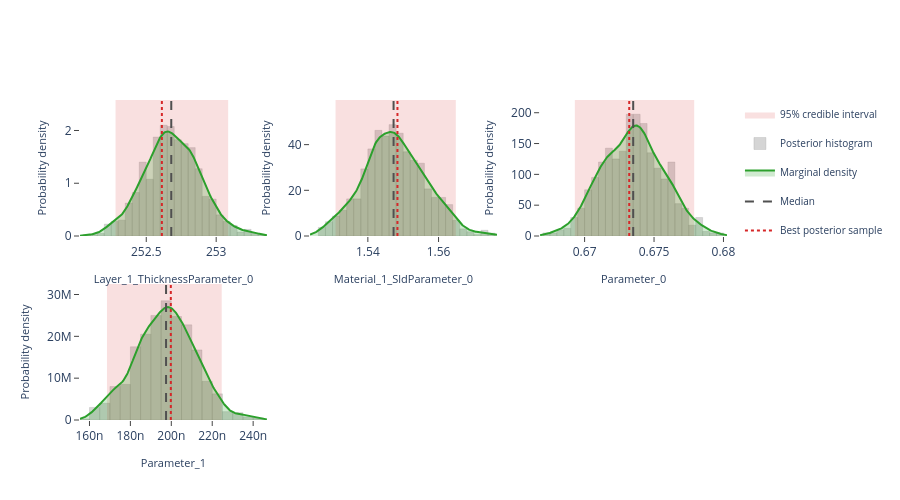

Source (notebook cell):
### Markdown cell above
## Interactive posterior plots

The next three cells render the same Plotly figures that are shown on the
Bayesian Posterior tab of the EasyReflectometryApp:

* **Marginals** — per-parameter distribution: histogram + smooth KDE marginal,
  shaded 95% credible interval, and median / best-sample lines
  (`plot_distribution` or `posterior.distribution()`)
* **Corner plot** — pairwise marginals + 2-D contours + scatter (`plot_corner`)
* **Traces** — per-chain trace + marginal histogram (`plot_trace`)

The standalone helpers are called with ``return_figure=True`` so they return a
Plotly ``Figure`` that we render in the notebook with ``fig.show()``; the
``PosteriorResults`` methods return the figure directly.

### Code cell
# ---- Marginal posterior distributions ---------------------------------------
# One panel per free parameter, each overlaying the posterior histogram, a
# smooth Gaussian-KDE marginal, the shaded 95% credible interval, and the
# median / best-sample reference lines.  Mirrors the "Marginals" sub-tab in
# the EasyReflectometryApp.

# The PosteriorResults method passes ``logp`` through automatically so the
# best posterior sample (MAP) line is drawn:
fig = posterior.distribution()
fig.show()

# Standalone equivalent (pass ``logp`` to get the best-sample line):
# fig = plot_distribution(
#     posterior.draws,
#     posterior.param_names,
#     logp=posterior.logp,
#     return_figure=True,
# )
# fig.show()

### Figure 1 — Plotly figure (JSON) as saved in the notebook; plotly's stock layout.template omitted (floating-point values rounded to 4 significant figures; data arrays with more than 128 entries replaced by an {"elided": "..."} marker saying what was removed)
{"data": [{"fill": "toself", "fillcolor": "rgba(214, 39, 40, 0.14)", "hoverinfo": "skip", "legendgroup": "95% credible interval", "line": {"color": "rgba(214, 39, 40, 0.14)", "width": 0}, "mode": "lines", "name": "95% credible interval", "showlegend": true, "type": "scatter", "x": [252.3, 253.1, 253.1, 252.3, 252.3], "xaxis": "x", "y": [0.0, 0.0, 2.578, 2.578, 0.0], "yaxis": "y"}, {"histnorm": "probability density", "hovertemplate": "sample=%{x:.4f}<br>density: %{y:.2f}<extra></extra>", "legendgroup": "histogram", "marker": {"color": "rgba(120, 120, 120, 0.38)", "line": {"color": "rgba(120, 120, 120, 0.24)", "width": 1}}, "name": "Posterior histogram", "nbinsx": 40, "opacity": 0.82, "showlegend": true, "type": "histogram", "x": {"elided": "800 float values"}, "xaxis": "x", "yaxis": "y"}, {"fill": "tozeroy", "fillcolor": "rgba(44, 160, 44, 0.22)", "hovertemplate": "Layer_1_ThicknessParameter_0: %{x:.4f}<br>density: %{y:.4f}<extra></extra>", "legendgroup": "marginal", "line": {"color": "rgb(44, 160, 44)", "width": 2}, "mode": "lines", "name": "Marginal density", "showlegend": true, "type": "scatter", "x": {"elided": "256 float values"}, "xaxis": "x", "y": {"elided": "256 float values"}, "yaxis": "y"}, {"hovertemplate": "Median: %{x:.4f}<extra></extra>", "legendgroup": "Median", "line": {"color": "rgb(80, 80, 80)", "dash": "dash", "width": 2}, "mode": "lines", "name": "Median", "showlegend": true, "type": "scatter", "x": [252.7, 252.7], "xaxis": "x", "y": [0.0, 2.578], "yaxis": "y"}, {"hovertemplate": "Best posterior sample: %{x:.4f}<extra></extra>", "legendgroup": "Best posterior sample", "line": {"color": "rgb(214, 39, 40)", "dash": "dot", "width": 2}, "mode": "lines", "name": "Best posterior sample", "showlegend": true, "type": "scatter", "x": [252.6, 252.6], "xaxis": "x", "y": [0.0, 2.578], "yaxis": "y"}, {"fill": "toself", "fillcolor": "rgba(214, 39, 40, 0.14)", "hoverinfo": "skip", "legendgroup": "95% credible interval", "line": {"color": "rgba(214, 39, 40, 0.14)", "width": 0}, "mode": "lines", "name": "95% credible interval", "showlegend": false, "type": "scatter", "x": [1.531, 1.565, 1.565, 1.531, 1.531], "xaxis": "x2", "y": [0.0, 0.0, 59.54, 59.54, 0.0], "yaxis": "y2"}, {"histnorm": "probability density", "hovertemplate": "sample=%{x:.4f}<br>density: %{y:.2f}<extra></extra>", "legendgroup": "histogram", "marker": {"color": "rgba(120, 120, 120, 0.38)", "line": {"color": "rgba(120, 120, 120, 0.24)", "width": 1}}, "name": "Posterior histogram", "nbinsx": 40, "opacity": 0.82, "showlegend": false, "type": "histogram", "x": {"elided": "800 float values"}, "xaxis": "x2", "yaxis": "y2"}, {"fill": "tozeroy", "fillcolor": "rgba(44, 160, 44, 0.22)", "hovertemplate": "Material_1_SldParameter_0: %{x:.4f}<br>density: %{y:.4f}<extra></extra>", "legendgroup": "marginal", "line": {"color": "rgb(44, 160, 44)", "width": 2}, "mode": "lines", "name": "Marginal density", "showlegend": false, "type": "scatter", "x": {"elided": "256 float values"}, "xaxis": "x2", "y": {"elided": "256 float values"}, "yaxis": "y2"}, {"hovertemplate": "Median: %{x:.4f}<extra></extra>", "legendgroup": "Median", "line": {"color": "rgb(80, 80, 80)", "dash": "dash", "width": 2}, "mode": "lines", "name": "Median", "showlegend": false, "type": "scatter", "x": [1.547, 1.547], "xaxis": "x2", "y": [0.0, 59.54], "yaxis": "y2"}, {"hovertemplate": "Best posterior sample: %{x:.4f}<extra></extra>", "legendgroup": "Best posterior sample", "line": {"color": "rgb(214, 39, 40)", "dash": "dot", "width": 2}, "mode": "lines", "name": "Best posterior sample", "showlegend": false, "type": "scatter", "x": [1.548, 1.548], "xaxis": "x2", "y": [0.0, 59.54], "yaxis": "y2"}, {"fill": "toself", "fillcolor": "rgba(214, 39, 40, 0.14)", "hoverinfo": "skip", "legendgroup": "95% credible interval", "line": {"color": "rgba(214, 39, 40, 0.14)", "width": 0}, "mode": "lines", "name": "95% credible interval", "showlegend": false, "type": "scatter", "x": [0.6693, 0.6779, 0.6779, 0.6693, 0.6693], "xaxis": "x3", "y": [0.0, 0.0, 220.6, 220.6, 0.0], "yaxis": "y3"}, {"histnorm": "probability density", "hovertemplate": "sample=%{x:.4f}<br>density: %{y:.2f}<extra></extra>", "legendgroup": "histogram", "marker": {"color": "rgba(120, 120, 120, 0.38)", "line": {"color": "rgba(120, 120, 120, 0.24)", "width": 1}}, "name": "Posterior histogram", "nbinsx": 40, "opacity": 0.82, "showlegend": false, "type": "histogram", "x": {"elided": "800 float values"}, "xaxis": "x3", "yaxis": "y3"}, {"fill": "tozeroy", "fillcolor": "rgba(44, 160, 44, 0.22)", "hovertemplate": "Parameter_0: %{x:.4f}<br>density: %{y:.4f}<extra></extra>", "legendgroup": "marginal", "line": {"color": "rgb(44, 160, 44)", "width": 2}, "mode": "lines", "name": "Marginal density", "showlegend": false, "type": "scatter", "x": {"elided": "256 float values"}, "xaxis": "x3", "y": {"elided": "256 float values"}, "yaxis": "y3"}, {"hovertemplate": "Median: %{x:.4f}<extra></extra>", "legendgroup": "Median", "line": {"color": "rgb(80, 80, 80)", "dash": "dash", "width": 2}, "mode": "lines", "name": "Median", "showlegend": false, "type": "scatter", "x": [0.6735, 0.6735], "xaxis": "x3", "y": [0.0, 220.6], "yaxis": "y3"}, {"hovertemplate": "Best posterior sample: %{x:.4f}<extra></extra>", "legendgroup": "Best posterior sample", "line": {"color": "rgb(214, 39, 40)", "dash": "dot", "width": 2}, "mode": "lines", "name": "Best posterior sample", "showlegend": false, "type": "scatter", "x": [0.6732, 0.6732], "xaxis": "x3", "y": [0.0, 220.6], "yaxis": "y3"}, {"fill": "toself", "fillcolor": "rgba(214, 39, 40, 0.14)", "hoverinfo": "skip", "legendgroup": "95% credible interval", "line": {"color": "rgba(214, 39, 40, 0.14)", "width": 0}, "mode": "lines", "name": "95% credible interval", "showlegend": false, "type": "scatter", "x": [1.686e-07, 2.246e-07, 2.246e-07, 1.686e-07, 1.686e-07], "xaxis": "x4", "y": [0.0, 0.0, 32510000.0, 32510000.0, 0.0], "yaxis": "y4"}, {"histnorm": "probability density", "hovertemplate": "sample=%{x:.4f}<br>density: %{y:.2f}<extra></extra>", "legendgroup": "histogram", "marker": {"color": "rgba(120, 120, 120, 0.38)", "line": {"color": "rgba(120, 120, 120, 0.24)", "width": 1}}, "name": "Posterior histogram", "nbinsx": 40, "opacity": 0.82, "showlegend": false, "type": "histogram", "x": {"elided": "800 float values"}, "xaxis": "x4", "yaxis": "y4"}, {"fill": "tozeroy", "fillcolor": "rgba(44, 160, 44, 0.22)", "hovertemplate": "Parameter_1: %{x:.4f}<br>density: %{y:.4f}<extra></extra>", "legendgroup": "marginal", "line": {"color": "rgb(44, 160, 44)", "width": 2}, "mode": "lines", "name": "Marginal density", "showlegend": false, "type": "scatter", "x": {"elided": "256 float values"}, "xaxis": "x4", "y": {"elided": "256 float values"}, "yaxis": "y4"}, {"hovertemplate": "Median: %{x:.4f}<extra></extra>", "legendgroup": "Median", "line": {"color": "rgb(80, 80, 80)", "dash": "dash", "width": 2}, "mode": "lines", "name": "Median", "showlegend": false, "type": "scatter", "x": [1.974e-07, 1.974e-07], "xaxis": "x4", "y": [0.0, 32510000.0], "yaxis": "y4"}, {"hovertemplate": "Best posterior sample: %{x:.4f}<extra></extra>", "legendgroup": "Best posterior sample", "line": {"color": "rgb(214, 39, 40)", "dash": "dot", "width": 2}, "mode": "lines", "name": "Best posterior sample", "showlegend": false, "type": "scatter", "x": [1.998e-07, 1.998e-07], "xaxis": "x4", "y": [0.0, 32510000.0], "yaxis": "y4"}], "layout": {"barmode": "overlay", "height": 500, "legend": {"font": {"size": 10}}, "plot_bgcolor": "white", "showlegend": true, "xaxis": {"anchor": "y", "domain": [0.0, 0.2889], "range": [252.0, 253.4], "showgrid": false, "ticks": "outside", "title": {"font": {"size": 11}, "text": "Layer_1_ThicknessParameter_0"}, "zeroline": false}, "xaxis2": {"anchor": "y2", "domain": [0.3556, 0.6444], "range": [1.524, 1.577], "showgrid": false, "ticks": "outside", "title": {"font": {"size": 11}, "text": "Material_1_SldParameter_0"}, "zeroline": false}, "xaxis3": {"anchor": "y3", "domain": [0.7111, 1.0], "range": [0.6668, 0.6803], "showgrid": false, "ticks": "outside", "title": {"font": {"size": 11}, "text": "Parameter_0"}, "zeroline": false}, "xaxis4": {"anchor": "y4", "domain": [0.0, 0.2889], "range": [1.554e-07, 2.467e-07], "showgrid": false, "ticks": "outside", "title": {"font": {"size": 11}, "text": "Parameter_1"}, "zeroline": false}, "xaxis5": {"anchor": "y5", "domain": [0.3556, 0.6444], "showgrid": false, "ticks": "outside", "zeroline": false}, "xaxis6": {"anchor": "y6", "domain": [0.7111, 1.0], "showgrid": false, "ticks": "outside", "zeroline": false}, "yaxis": {"anchor": "x", "domain": [0.575, 1.0], "range": [0.0, 2.578], "showgrid": false, "ticks": "outside", "title": {"font": {"size": 11}, "text": "Probability density"}, "zeroline": false}, "yaxis2": {"anchor": "x2", "domain": [0.575, 1.0], "range": [0.0, 59.54], "showgrid": false, "ticks": "outside", "title": {"font": {"size": 11}, "text": "Probability density"}, "zeroline": false}, "yaxis3": {"anchor": "x3", "domain": [0.575, 1.0], "range": [0.0, 220.6], "showgrid": false, "ticks": "outside", "title": {"font": {"size": 11}, "text": "Probability density"}, "zeroline": false}, "yaxis4": {"anchor": "x4", "domain": [0.0, 0.425], "range": [0.0, 32510000.0], "showgrid": false, "ticks": "outside", "title": {"font": {"size": 11}, "text": "Probability density"}, "zeroline": false}, "yaxis5": {"anchor": "x5", "domain": [0.0, 0.425], "showgrid": false, "ticks": "outside", "zeroline": false}, "yaxis6": {"anchor": "x6", "domain": [0.0, 0.425], "showgrid": false, "ticks": "outside", "zeroline": false}}}
